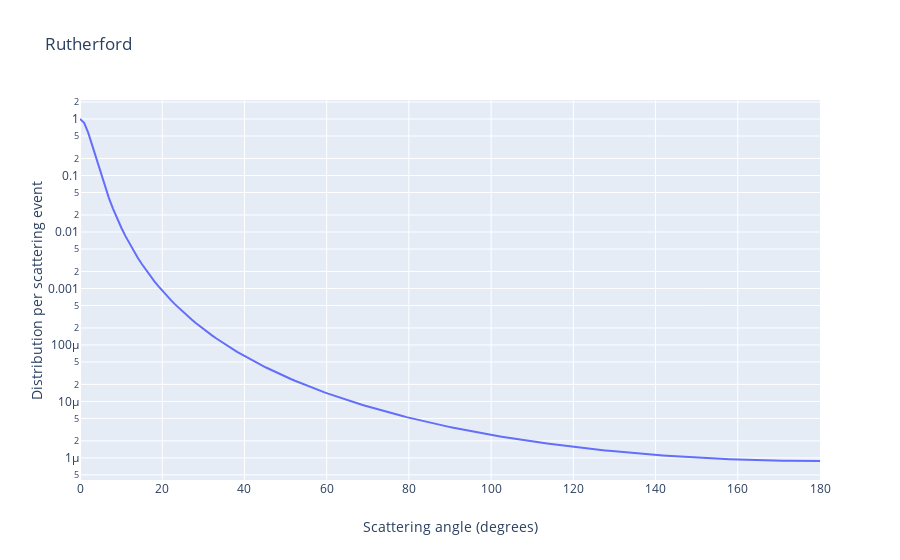

Source (notebook cell):
### Markdown cell above
#### Rutherford scattering angle probability

### Code cell
angles = np.linspace(0, 180, 180)

t_analytical = go.Scatter(
    x = angles,
    y = np.array(dSigma_dTheta(E_Al, Z_Al, angles)),
    mode = 'lines', 
    name = 'analytical', 
)

layout = go.Layout(
    title = 'Rutherford', 

    xaxis=dict(
        title = 'Scattering angle (degrees)'
    ), 
    yaxis=dict(
        type='log',
        title = 'Distribution per scattering event'
    )
)


data = [t_analytical]
fig = go.Figure(data=data, layout=layout)

fig.show()

### Figure 1 — Plotly figure (JSON) as saved in the notebook; plotly's stock layout.template omitted (floating-point values rounded to 4 significant figures; data arrays with more than 128 entries replaced by an {"elided": "..."} marker saying what was removed)
{"data": [{"mode": "lines", "name": "analytical", "type": "scatter", "x": {"elided": "180 float values"}, "y": {"elided": "180 float values"}}], "layout": {"title": {"text": "Rutherford"}, "xaxis": {"title": {"text": "Scattering angle (degrees)"}}, "yaxis": {"title": {"text": "Distribution per scattering event"}, "type": "log"}}}
